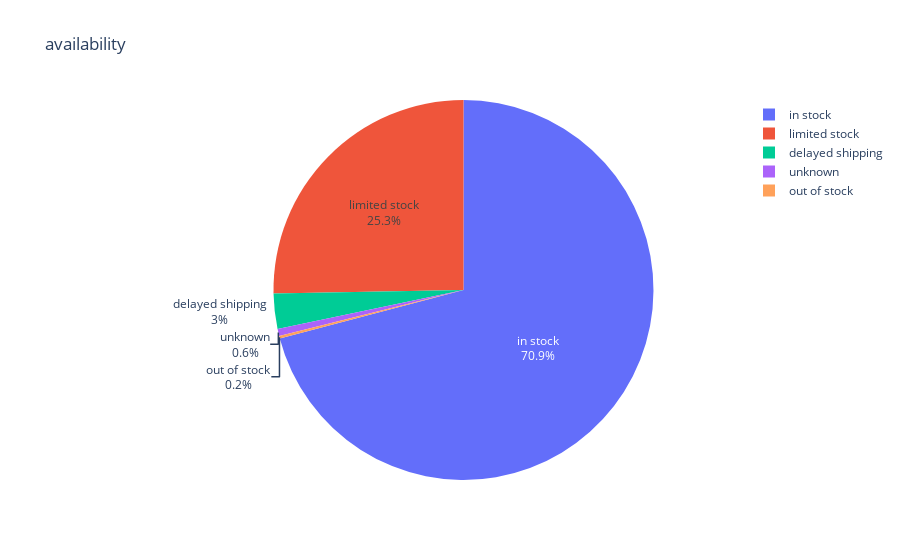

The code cell stored with this chart in its notebook:
### Code cell
availability = df['availability'].value_counts().head(8).reset_index()
availability.columns = ['availability', 'Count']

fig = px.pie(
    availability,
    names='availability',
    values='Count',
    title='availability',
)

fig.update_traces(textinfo='percent+label')
fig.show()

### Figure 1 — Plotly figure (JSON) as saved in the notebook; plotly's stock layout.template omitted (floating-point values rounded to 4 significant figures)
{"data": [{"domain": {"x": [0, 1], "y": [0, 1]}, "hovertemplate": "availability=%{label}<br>Count=%{value}<extra></extra>", "labels": ["in stock", "limited stock", "delayed shipping", "unknown", "out of stock"], "legendgroup": "", "name": "", "showlegend": true, "textinfo": "percent+label", "type": "pie", "values": [709, 253, 30, 6, 2]}], "layout": {"legend": {"tracegroupgap": 0}, "title": {"text": "availability"}}}
